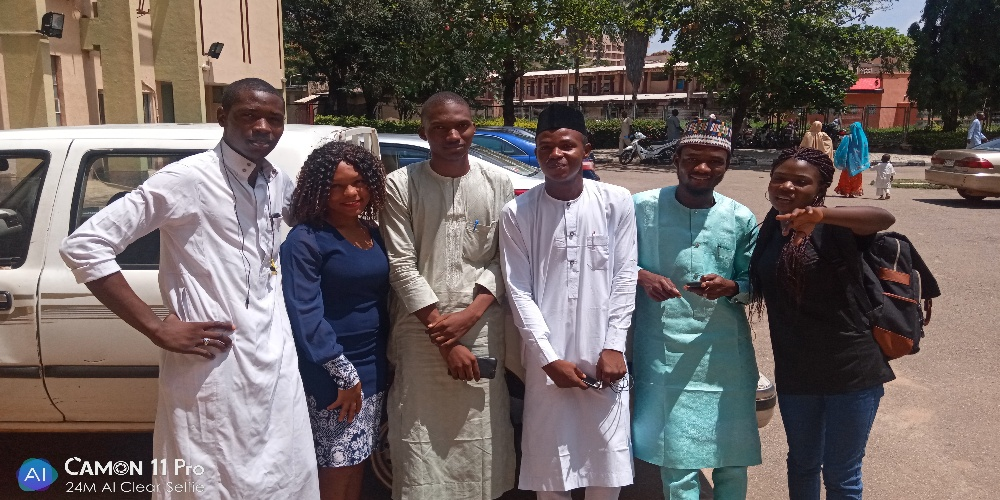
#> input picture image_and_video_processing/images/six_face_new.jpg, 1000 x 500 px, found by its file name
$ python faceDectection.py
#> lines starting #> are read from the running program, lines starting #| are printed output that depends on the picture; after the words box and inside, x2 and y2 are one past the last pixel; in counts of white or black regions, pixels touching at a corner belong together
import cv2

face_cascade = cv2.CascadeClassifier("../haarcascade_frontalface_default.xml")


# image = cv2.imread("photo.jpg")
image = cv2.imread("six_face_new.jpg")  #while using this change the scalefactor to 1.1
#> image is the input picture: shape (500, 1000, 3); mean B, G, R 99.1, 100.9, 109.9

gray_image = cv2.cvtColor(image, cv2.COLOR_BGR2GRAY)
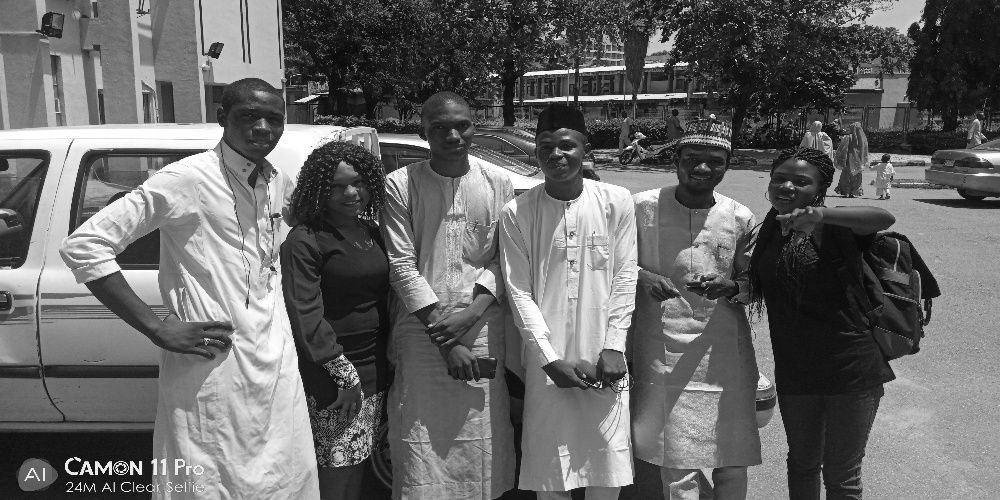
#> gray_image: shape (500, 1000); min 1, max 255, mean 103.4

face_dectect = face_cascade.detectMultiScale(gray_image, scaleFactor=1.03, minNeighbors=5)
#> face_dectect = [[240, 291, 52, 52], [322, 165, 51, 51], [531, 125, 54, 54], [427, 107, 53, 53], [227, 309, 55, 55], [218, 330, 89, 89]]

for x,y,w,h in face_dectect:
    img = cv2.rectangle(image,(x,y), (x+w,y+h),(0,255,0),3)
#> this loop made 6 passes
#> pass 2, `img = cv2.rectangle(image,(x,y), (x+w,y+h),(0,255,0),3)`:
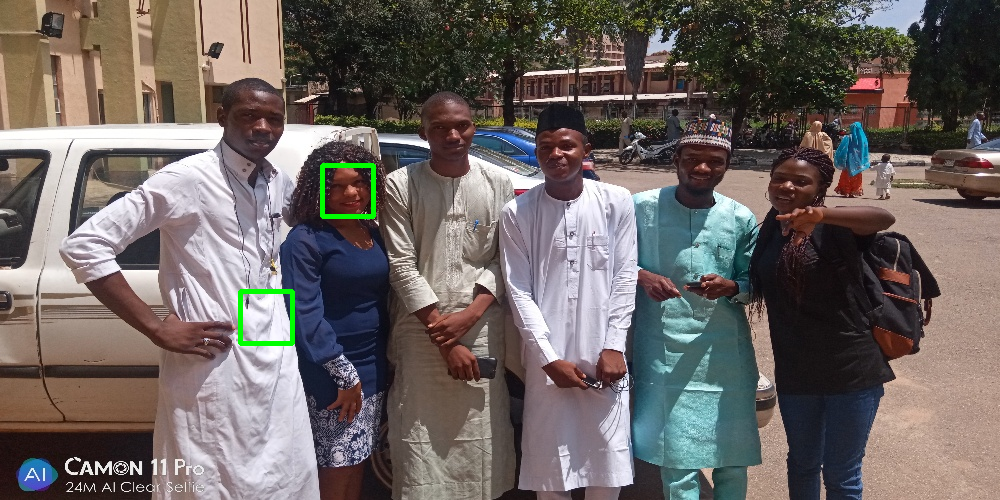
#> img: shape (500, 1000, 3); mean B, G, R 98.6, 101.5, 109.4
#> pass 3, `img = cv2.rectangle(image,(x,y), (x+w,y+h),(0,255,0),3)`:
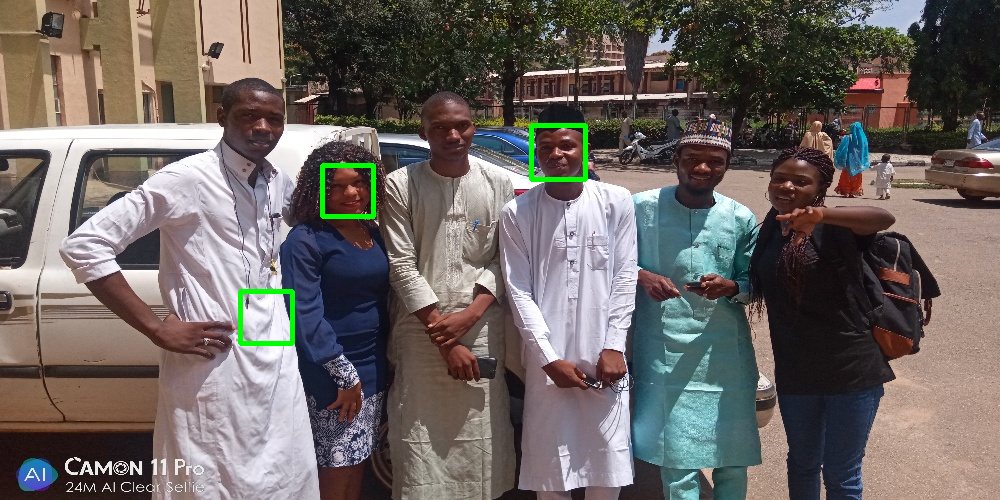
#> img: shape (500, 1000, 3); 0.21% of pixels changed, all inside (x1, y1, x2, y2) = (529, 123, 588, 182)
#> after the loop:
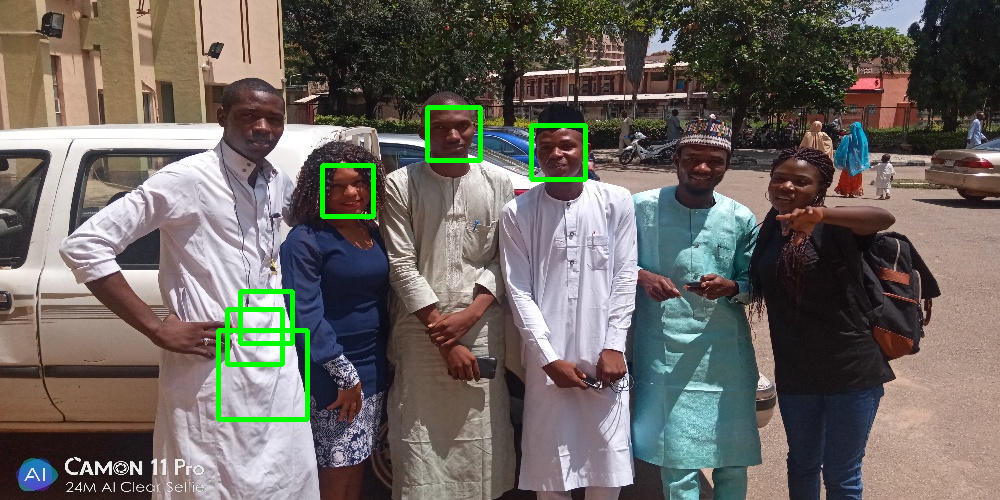
#> image: shape (500, 1000, 3); 1.37% of pixels changed, all inside (x1, y1, x2, y2) = (216, 105, 588, 422)

print(type(face_dectect))
#| <class 'numpy.ndarray'>
print(face_dectect)
#| [[240 291  52  52]
#|  [322 165  51  51]
#|  [531 125  54  54]
#|  [427 107  53  53]
#|  [227 309  55  55]
#|  [218 330  89  89]]
resize_img = cv2.resize(image,(int(image.shape[1]/2),int(image.shape[0]/2)))
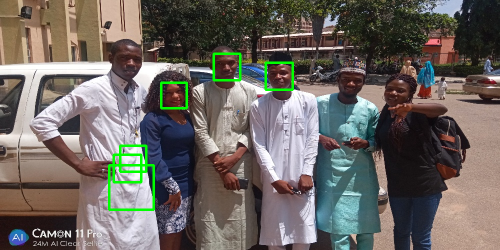
#> resize_img: shape (250, 500, 3); mean B, G, R 97.5, 102.9, 108.3
cv2.imshow('gray', resize_img)
cv2.waitKey(0)
cv2.destroyAllWindows()

$ run again, with image_and_video_processing/images/Lighthouse.jpg copied over image_and_video_processing/images/six_face_new.jpg
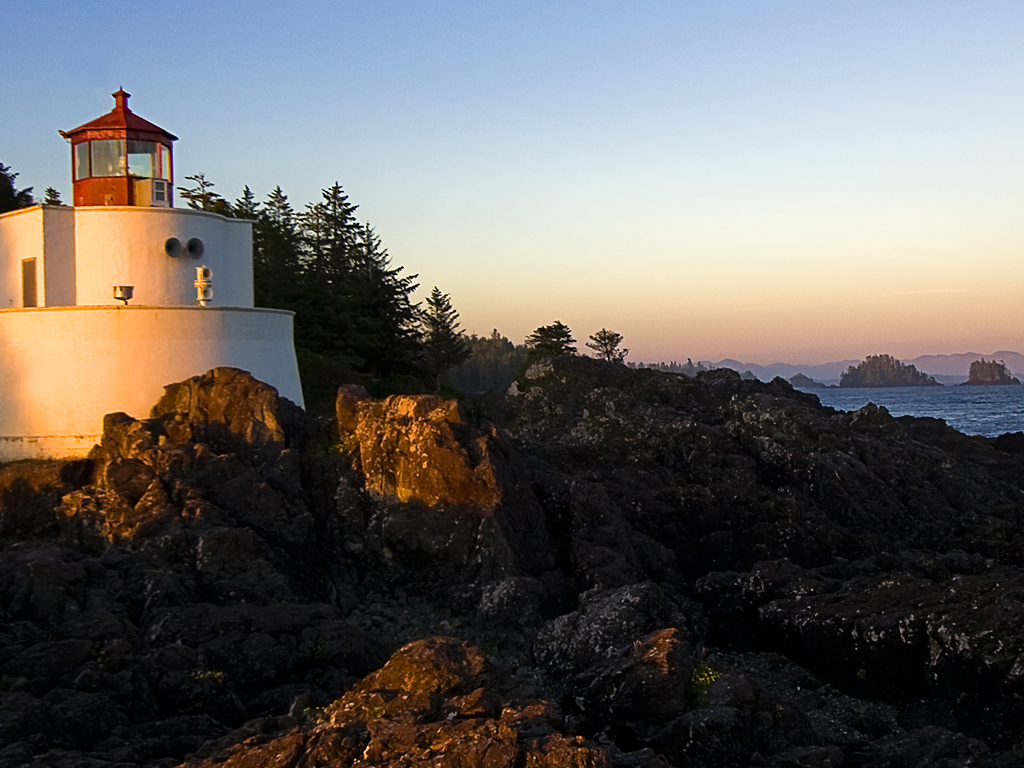
#> input picture image_and_video_processing/images/Lighthouse.jpg, 1024 x 768 px, found by its file name
#> image is the input picture: shape (768, 1024, 3); mean B, G, R 98.4, 100.9, 104.2
#> `gray_image = cv2.cvtColor(image, cv2.COLOR_BGR2GRAY)`:
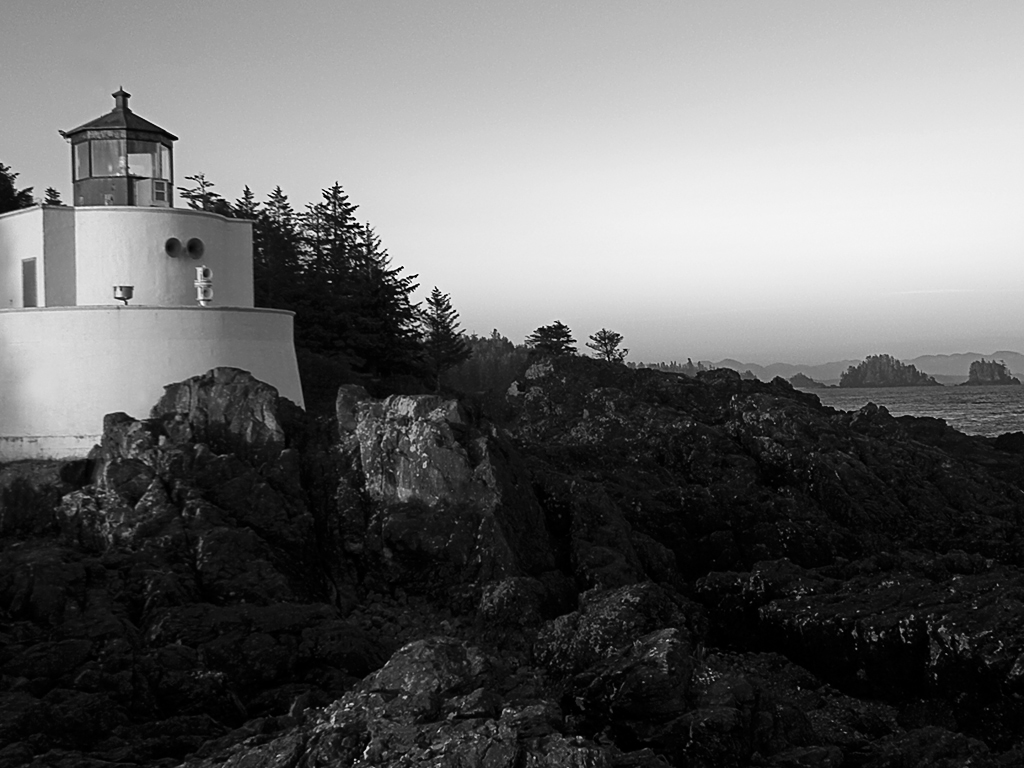
#> gray_image: shape (768, 1024); min 0, max 255, mean 101.6
#> face_dectect = [[107, 86, 27, 27], [348, 388, 82, 82]]
#> the loop `for x,y,w,h in face_dectect:` made 2 passes
#> pass 2, `img = cv2.rectangle(image,(x,y), (x+w,y+h),(0,255,0),3)`:
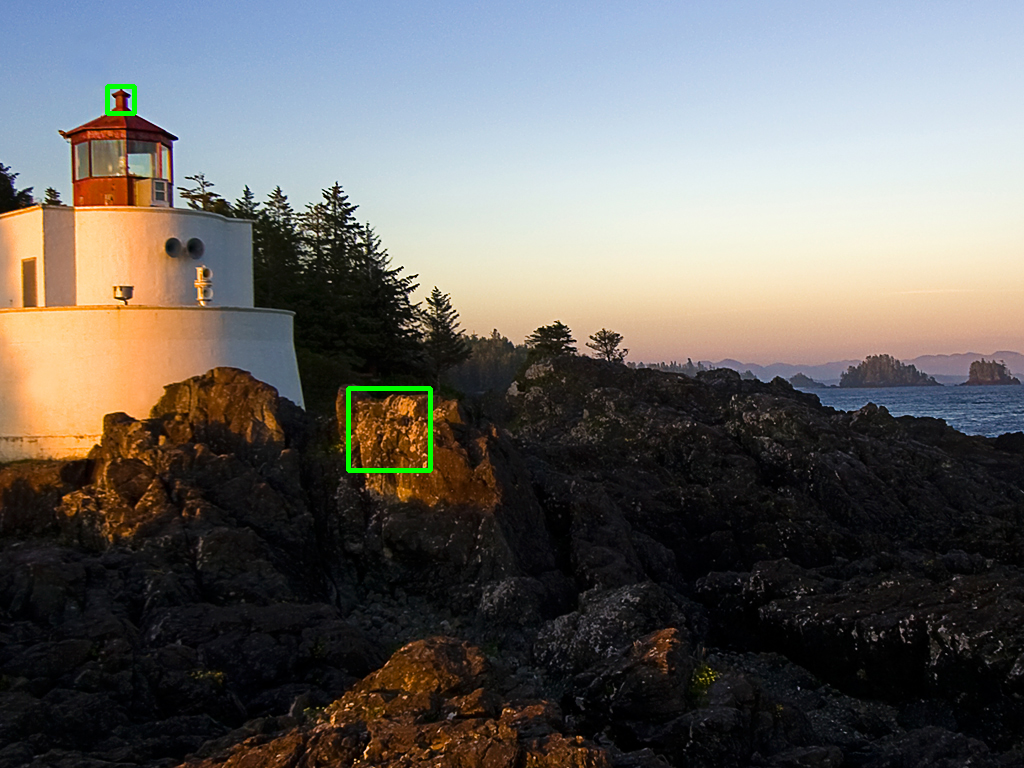
#> img: shape (768, 1024, 3); mean B, G, R 98.3, 101.5, 104
#| <class 'numpy.ndarray'>
#| [[107  86  27  27]
#|  [348 388  82  82]]
